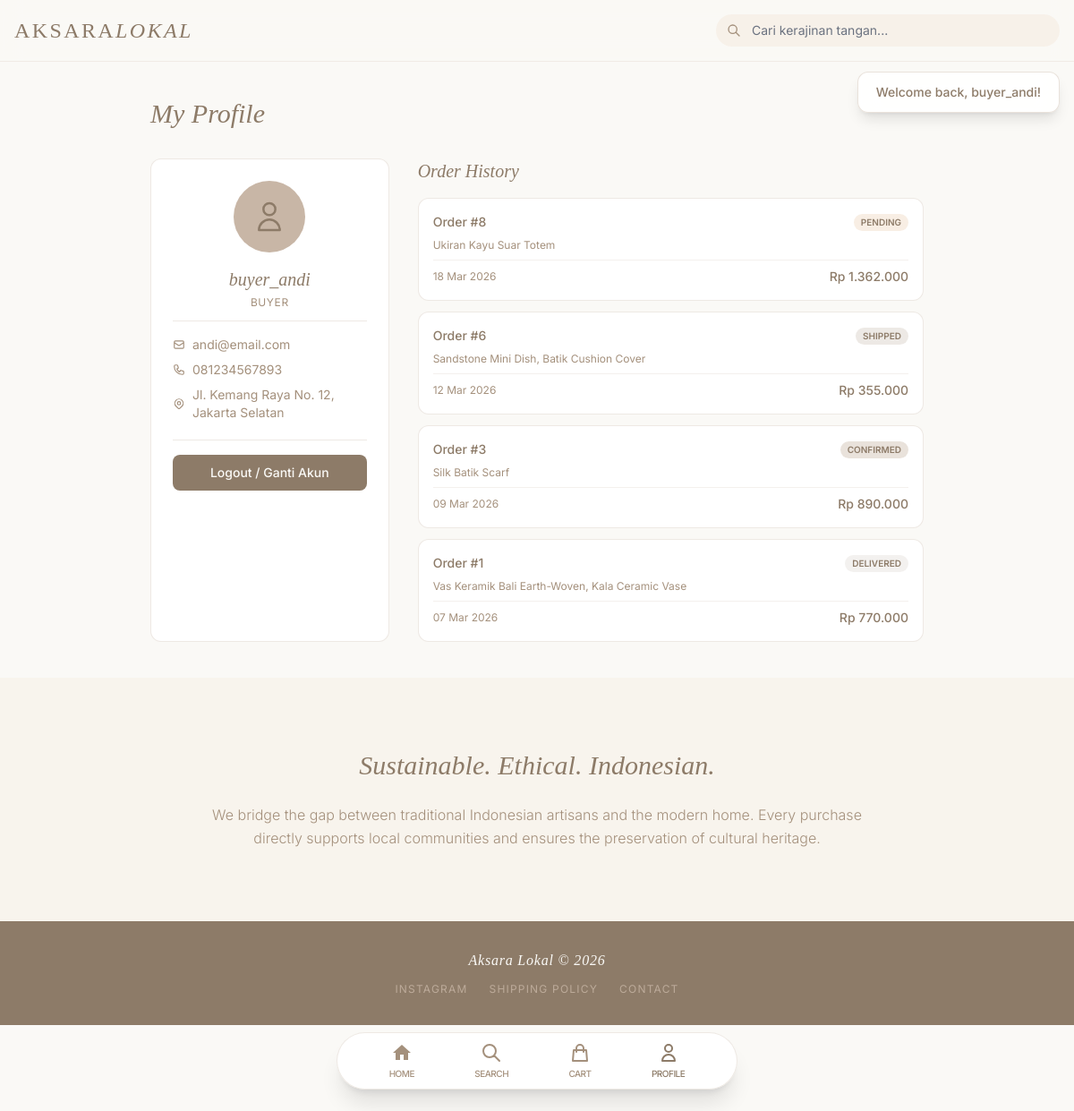
The page /public/profile.php (signed in) on the database its author committed.
### tables this page shows
CREATE TABLE `users` (
  `id` int(10) UNSIGNED NOT NULL,
  `username` varchar(50) NOT NULL,
  `password` varchar(255) NOT NULL,
  `email` varchar(100) NOT NULL,
  `role` enum('admin','seller','buyer') NOT NULL DEFAULT 'buyer',
  `address` text DEFAULT NULL,
  `phone` varchar(20) DEFAULT NULL,
  `created_at` datetime NOT NULL DEFAULT current_timestamp()
);

CREATE TABLE `orders` (
  `id` int(10) UNSIGNED NOT NULL,
  `buyer_id` int(10) UNSIGNED NOT NULL,
  `total_amount` decimal(12,2) NOT NULL,
  `status` enum('pending','confirmed','shipped','delivered','cancelled') NOT NULL DEFAULT 'pending',
  `payment_method` varchar(50) DEFAULT 'bank_transfer',
  `payment_proof` varchar(255) DEFAULT NULL,
  `created_at` datetime NOT NULL DEFAULT current_timestamp()
);

### public/profile.php (called while the page is built, shortened)
<?php
require_once __DIR__ . '/../config/app.php';
require_once BASE_PATH . '/classes/Order.php';
$userModel  = new User();
$orderModel = new Order();
$userData   = $userModel->findById($_SESSION['user_id']);
$userOrders = $orderModel->findByBuyer($_SESSION['user_id']);
require BASE_PATH . '/views/layout/header.php';
require BASE_PATH . '/views/profile.php';
require BASE_PATH . '/views/layout/footer.php';

### config/database.php (called while the page is built, shortened)
<?php
class Database
{
    private static ?Database $instance = null;
    private PDO $pdo;
    private string $host = 'localhost';
    private string $dbname = 'aksara_lokal';
    private string $username = 'root';
    private string $password = '';
    private string $charset = 'utf8mb4';
    private function __construct()
    {
        $dsn = "mysql:host={$this->host};dbname={$this->dbname};charset={$this->charset}";
        $options = [
            PDO::ATTR_ERRMODE            => PDO::ERRMODE_EXCEPTION,
            PDO::ATTR_DEFAULT_FETCH_MODE => PDO::FETCH_ASSOC,
            PDO::ATTR_EMULATE_PREPARES   => false,
        ];
        try {
            $this->pdo = new PDO($dsn, $this->username, $this->password, $options);
        } catch (PDOException $e) {
            die('Database connection failed: ' . $e->getMessage());
        }
    }
    public static function getInstance(): self
    {
        if (self::$instance === null) {
            self::$instance = new self();
        }
        return self::$instance;
    }
    public function getConnection(): PDO
    {
        return $this->pdo;
    }
}

### classes/BaseModel.php (called while the page is built, shortened)
<?php
abstract class BaseModel
{
    protected PDO $db;
    protected string $table;
    public function __construct()
    {
        $this->db = Database::getInstance()->getConnection();
    }
    public function findById(int $id): ?array
    {
        $stmt = $this->db->prepare("SELECT * FROM {$this->table} WHERE id = :id LIMIT 1");
        $stmt->execute(['id' => $id]);
        $result = $stmt->fetch();
        return $result ?: null;
    }
}

### config/app.php (called while the page is built, shortened)
<?php
require_once BASE_PATH . '/config/database.php';
function e(string|null $string): string
{
    return htmlspecialchars($string ?? '', ENT_QUOTES, 'UTF-8');
}
function formatRupiah(float $amount): string
{
    return 'Rp ' . number_format($amount, 0, ',', '.');
}

### classes/Order.php (called while the page is built, shortened)
<?php
require_once BASE_PATH . '/classes/BaseModel.php';
class Order extends BaseModel
{
    protected string $table = 'orders';
    public function findByBuyer(int $buyerId): array
    {
        $stmt = $this->db->prepare(
            "SELECT o.*, GROUP_CONCAT(p.name SEPARATOR ', ') as product_names
             FROM {$this->table} o
             LEFT JOIN order_items oi ON oi.order_id = o.id
             LEFT JOIN products p ON p.id = oi.product_id
             WHERE o.buyer_id = :buyer_id
             GROUP BY o.id
             ORDER BY o.created_at DESC"
        );
        $stmt->execute(['buyer_id' => $buyerId]);
        return $stmt->fetchAll();
    }
}

### views/profile.php (the view, shortened to what this page needs)
<section class="max-w-4xl mx-auto px-4 py-10">
    <h1 class="font-serif text-3xl text-taupe-dark italic mb-8">My Profile</h1>
    <div class="grid grid-cols-1 md:grid-cols-3 gap-8">
        <div class="bg-white rounded-xl border border-taupe-light/30 p-6 text-center">
            <div class="w-20 h-20 bg-taupe-light rounded-full mx-auto flex items-center justify-center mb-4">
                <svg class="w-10 h-10 text-taupe-dark" fill="none" stroke="currentColor" viewBox="0 0 24 24">
                    <path d="M16 7a4 4 0 11-8 0 4 4 0 018 0zM12 14a7 7 0 00-7 7h14a7 7 0 00-7-7z" stroke-linecap="round" stroke-linejoin="round" stroke-width="1.5"/>
                </svg>
            </div>
            <h2 class="font-serif text-xl text-taupe-dark italic"><?= e($userData['username']) ?></h2>
            <p class="text-xs text-taupe-mid uppercase tracking-wider mt-1 mb-3"><?= e($userData['role']) ?></p>
            <div class="text-left text-sm space-y-2 border-t border-taupe-light/30 pt-4">
                <p class="text-taupe-mid flex items-center gap-2">
                    <svg class="w-3.5 h-3.5 shrink-0" fill="none" stroke="currentColor" viewBox="0 0 24 24"><path d="M3 8l7.89 5.26a2 2 0 002.22 0L21 8M5 19h14a2 2 0 002-2V7a2 2 0 00-2-2H5a2 2 0 00-2 2v10a2 2 0 002 2z" stroke-linecap="round" stroke-linejoin="round" stroke-width="2"/></svg>
                    <?= e($userData['email']) ?>
                </p>
                <p class="text-taupe-mid flex items-center gap-2">
                    <?= e($userData['phone'] ?? 'Not set') ?>
                </p>
                <p class="text-taupe-mid flex items-center gap-2">
                    <?= e($userData['address'] ?? 'Not set') ?>
                </p>
            </div>
            <div class="mt-5 pt-4 border-t border-taupe-light/30 space-y-2">
                <a href="<?= BASE_URL ?>/logout.php" class="block w-full py-2.5 rounded-lg bg-taupe-dark text-off-white text-sm font-medium hover:bg-[#7a6a58] transition-colors no-underline">
                    Logout / Ganti Akun
                </a>
            </div>
        </div>
        <div class="md:col-span-2">
            <h2 class="font-serif text-xl text-taupe-dark italic mb-4">Order History</h2>
            <?php if (empty($userOrders)): ?>
            <div class="text-center py-12 bg-white rounded-xl border border-taupe-light/30">
                <i class="fa-solid fa-receipt text-3xl text-taupe-light mb-3"></i>
                <p class="text-taupe-mid text-sm">No orders yet.</p>
                <a href="<?= BASE_URL ?>/products.php" class="inline-block mt-3 text-sm text-taupe-dark hover:underline">Start Shopping →</a>
            </div>
            <?php else: ?>
            <div class="space-y-3">
                <?php foreach ($userOrders as $order): ?>
                <div class="bg-white rounded-xl border border-taupe-light/30 p-4">
                    <div class="flex items-center justify-between mb-2">
                        <span class="text-sm font-medium text-taupe-dark">Order #<?= $order['id'] ?></span>
                        <?php
                        $sc = [
                            'pending'   => 'bg-taupe-cream/50 text-taupe-dark',
                            'confirmed' => 'bg-taupe-light/40 text-taupe-dark',
                            'shipped'   => 'bg-taupe-mid/20 text-taupe-dark',
                            'delivered' => 'bg-taupe-dark/10 text-taupe-dark font-bold',
                            'cancelled' => 'bg-taupe-cream/30 text-taupe-mid line-through',
                        ];
                        ?>
                        <span class="px-2 py-0.5 rounded-full text-[10px] font-semibold uppercase <?= $sc[$order['status']] ?? '' ?>">
                            <?= e($order['status']) ?>
                        </span>
                    </div>
                    <p class="text-xs text-taupe-mid"><?= e($order['product_names'] ?? '') ?></p>
                    <div class="flex items-center justify-between mt-2 pt-2 border-t border-taupe-light/20">
                        <span class="text-xs text-taupe-mid"><?= date('d M Y', strtotime($order['created_at'])) ?></span>
                        <span class="text-sm font-medium text-taupe-dark"><?= formatRupiah($order['total_amount']) ?></span>
                    </div>
                </div>
                <?php endforeach; ?>
            </div>
            <?php endif; ?>
        </div>
    </div>
</section>

### views/layout/header.php (style rules this page uses)
body { font-family: 'Inter', sans-serif; background-color: #FAF9F6; color: #4A3F35; }
h1, h2, h3 { font-family: 'Playfair Display', serif; }

### rows shown on the page
users: username "buyer_andi", role "BUYER", email "andi@email.com", phone "081234567893", address "Jl. Kemang Raya No. 12, Jakarta Selatan"
orders: id "8", status "PENDING", product_names "Ukiran Kayu Suar Totem", created_at "18 Mar 2026", total_amount "Rp 1.362.000"
orders: id "6", status "SHIPPED", product_names "Sandstone Mini Dish, Batik Cushion Cover", created_at "12 Mar 2026", total_amount "Rp 355.000"
orders: id "3", status "CONFIRMED", product_names "Silk Batik Scarf", created_at "09 Mar 2026", total_amount "Rp 890.000"
orders: id "1", status "DELIVERED", product_names "Vas Keramik Bali Earth-Woven, Kala Ceramic Vase", created_at "07 Mar 2026", total_amount "Rp 770.000"

### other values the page prints
$flash['message'] "Welcome back, buyer_andi!"
